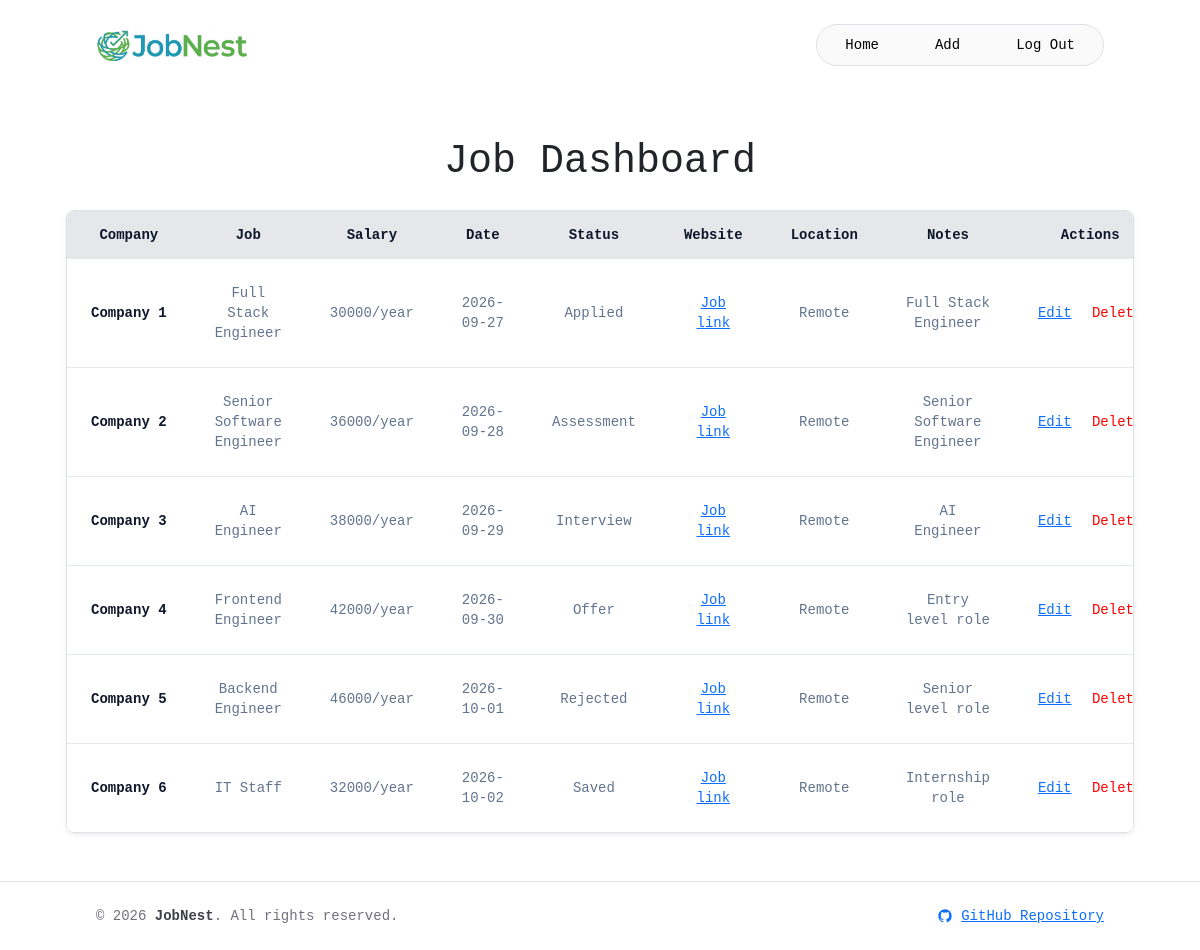
The app's page /dashboard (signed in) with its own data.
### tables this page shows
CREATE TABLE job (
    id INTEGER PRIMARY KEY AUTOINCREMENT,
    user_id INTEGER NOT NULL,
    company_name TEXT NOT NULL,
    job_name TEXT NOT NULL,
    salary TEXT,
    date_applied TEXT NOT NULL,
    status TEXT NOT NULL,
    job_link TEXT,
    location TEXT,
    notes TEXT,
    FOREIGN KEY (user_id) REFERENCES users(id)
);

### app.py (the view)
@app.route("/dashboard", methods=["GET", "POST"])
@login_required
def dashboard():
    db = get_db()
    job_data = db.execute("SELECT * FROM job WHERE user_id = ?", (session["user_id"],))
    return render_template("dashboard.html", job_data=job_data)

### app.py (called while the page is built)
def get_db():
    if 'db' not in g:
        g.db = sqlite3.connect(DATABASE_PATH, timeout=20)
        g.db.row_factory = sqlite3.Row
    return g.db

def login_required(f):
    @wraps(f)
    def decorated_function(*args, **kwargs):
        if session.get("user_id") is None:
            return redirect("/login")
        return f(*args, **kwargs)
    return decorated_function

@app.after_request
def after_request(response):
    response.headers["Cache-Control"] = "no-cache, no-store, must-revalidate"
    response.headers["Expires"] = 0
    response.headers["Pragma"] = "no-cache"
    return response

### templates/dashboard.html (shortened to what this page needs)
{% extends "layout.html" %}
{% block main %}
    <h1>Job Dashboard</h1>
        <div class="px-4 md:px-8 mt-6">
            <div class="max-w-7xl mx-auto overflow-x-auto border border-slate-200 rounded-lg shadow-sm">
                <table class="w-full text-left border-collapse">
                    <thead class="text-slate-900 text-sm font-semibold bg-gray-200 border-b border-slate-200 whitespace-nowrap">
                        <tr>
                            <th scope="col" class="px-4 py-3.5">Company</th>
                            <th scope="col" class="px-4 py-3.5">Job</th>
                            <th scope="col" class="px-4 py-3.5">Salary</th>
                            <th scope="col" class="px-4 py-3.5">Date</th>
                            <th scope="col" class="px-4 py-3.5">Status</th>
                            <th scope="col" class="px-4 py-3.5">Website</th>
                            <th scope="col" class="px-4 py-3.5">Location</th>
                            <th scope="col" class="px-4 py-3.5">Notes</th>
                            <th scope="col" class="px-4 py-3.5">Actions</th>
                        </tr>
                    </thead>
                    <tbody class="text-sm divide-y divide-slate-200">
                        {% for index_job in job_data %}
                        <tr class="bg-white">
                            <td class="px-4 py-4 font-bold text-slate-900 whitespace-nowrap">{{ index_job["company_name"] }}</td>
                            <td class="px-4 py-4 text-slate-500">{{ index_job["job_name"] }}</td>
                            <td class="px-4 py-4 text-slate-500">{{ index_job["salary"] }}</td>
                            <td class="px-4 py-4 text-slate-500">{{ index_job["date_applied"] }}</td>
                            <td class="px-4 py-4 text-slate-500">{{ index_job["status"] }}</td>
                            <td class="px-4 py-4 text-slate-500"><a href='https://{{ index_job["job_link"] }}'>Job link</a></td>
                            <td class="px-4 py-4 text-slate-500">{{ index_job["location"] }}</td>
                            <td class="px-4 py-4 text-slate-500">{{ index_job["notes"] }}</td>
                            <td class="px-4 py-4 whitespace-nowrap space-x-3">
                                <a href="/edit?id={{ index_job['id'] }}" class="text-sm font-medium text-blue-600 hover:underline focus:outline-none rounded">Edit</a>
                                <button data-modal-target="delete-modal-{{ index_job['id'] }}" data-modal-toggle="delete-modal-{{ index_job['id'] }}" class="text-sm font-medium text-red-600 hover:underline focus:outline-none rounded red-a" type="button">
                                    Delete
                                </button>
                            </td>
                        </tr>
                        {% endfor %}
                    </tbody>
                </table>
            </div>
        </div>
{% endblock %}

### templates/layout.html (shortened to what this page needs)
<!DOCTYPE html>
<html lang="en">
    <head>
        <link href="https://cdn.jsdelivr.net/npm/bootstrap@5.3.8/dist/css/bootstrap.min.css" rel="stylesheet">
        <link href="/static/styles.css" rel="stylesheet">
        <script src="https://cdn.jsdelivr.net/npm/@tailwindcss/browser@4"></script>
    </head>
    <body>
        <nav class="bg-white px-6 md:px-12 lg:px-24 xl:px-40 py-4 flex items-center justify-between relative">
            <a href="/dashboard">
                <img src="{{ url_for('static', filename='image/JobNest_Logo.jpg') }}" alt="JobNest Logo" width="151" height="36" />
            </a>
            {% if session["user_id"] %}
                <div class="hidden md:flex items-center bg-zinc-50 border border-zinc-200 rounded-full px-1 py-1 gap-2">
                    <a href="/dashboard" class="px-4 py-1.5 rounded-full text-sm transition-colors text-zinc-500 hover:text-zinc-400 nav-text">Home</a>
                    <a href="/add" class="px-4 py-1.5 rounded-full text-sm transition-colors text-zinc-500 hover:text-zinc-400 nav-text">Add</a>
                    <a href="/logout" class="px-4 py-1.5 rounded-full text-sm transition-colors text-zinc-500 hover:text-zinc-400 nav-text">Log Out</a>
                </div>
            {% endif %}
        </nav>
        <main class="container py-5 text-center">
            {% block main %}{% endblock %}
        </main>
        <footer class="mt-auto border-t border-zinc-200 bg-white py-6 px-6 md:px-12 lg:px-24 xl:px-40">
            <div class="flex flex-col sm:flex-row items-center justify-between gap-4 text-sm text-zinc-500">
                <p class="m-0">
                    &copy; 2026 <span class="font-semibold text-zinc-700">JobNest</span>. All rights reserved.
                </p>
                <div class="flex items-center gap-6">
                    <a href="https://github.com/FarrelDaniel15/JobNest" target="_blank" rel="noopener noreferrer" class="flex items-center gap-2 hover:text-zinc-800 transition-colors">
                        <span>GitHub Repository</span>
                    </a>
                </div>
            </div>
        </footer>
    </body>
</html>

### static/styles.css (style rules this page uses)
html, body { height: 100%; margin: 0; }
body { display: flex; flex-direction: column; min-height: 100vh; }
main { flex: 1 0 auto; }
footer { flex-shrink: 0; }
* { font-family: 'JetBrains Mono', monospace; }
body { font-family: 'JetBrains Mono', monospace; }
.nav-text { color: black; text-decoration: none; }
tbody tr:not(:last-child) { border-bottom: 1px solid #e2e8f0; }
th, td { text-align: center !important; }
button { border-radius: 10px !important; }
.red-a { color: red !important; }

### records on screen
job: company_name "Company 1", job_name "Full Stack Engineer", salary "30000/year", date_applied "2026-09-27", status "Applied", location "Remote", notes "Full Stack Engineer"
job: company_name "Company 2", job_name "Senior Software Engineer", salary "36000/year", date_applied "2026-09-28", status "Assessment", location "Remote", notes "Senior Software Engineer"
job: company_name "Company 3", job_name "AI Engineer", salary "38000/year", date_applied "2026-09-29", status "Interview", location "Remote", notes "AI Engineer"
job: company_name "Company 4", job_name "Frontend Engineer", salary "42000/year", date_applied "2026-09-30", status "Offer", location "Remote", notes "Entry level role"
job: company_name "Company 5", job_name "Backend Engineer", salary "46000/year", date_applied "2026-10-01", status "Rejected", location "Remote", notes "Senior level role"
job: company_name "Company 6", job_name "IT Staff", salary "32000/year", date_applied "2026-10-02", status "Saved", location "Remote", notes "Internship role"
